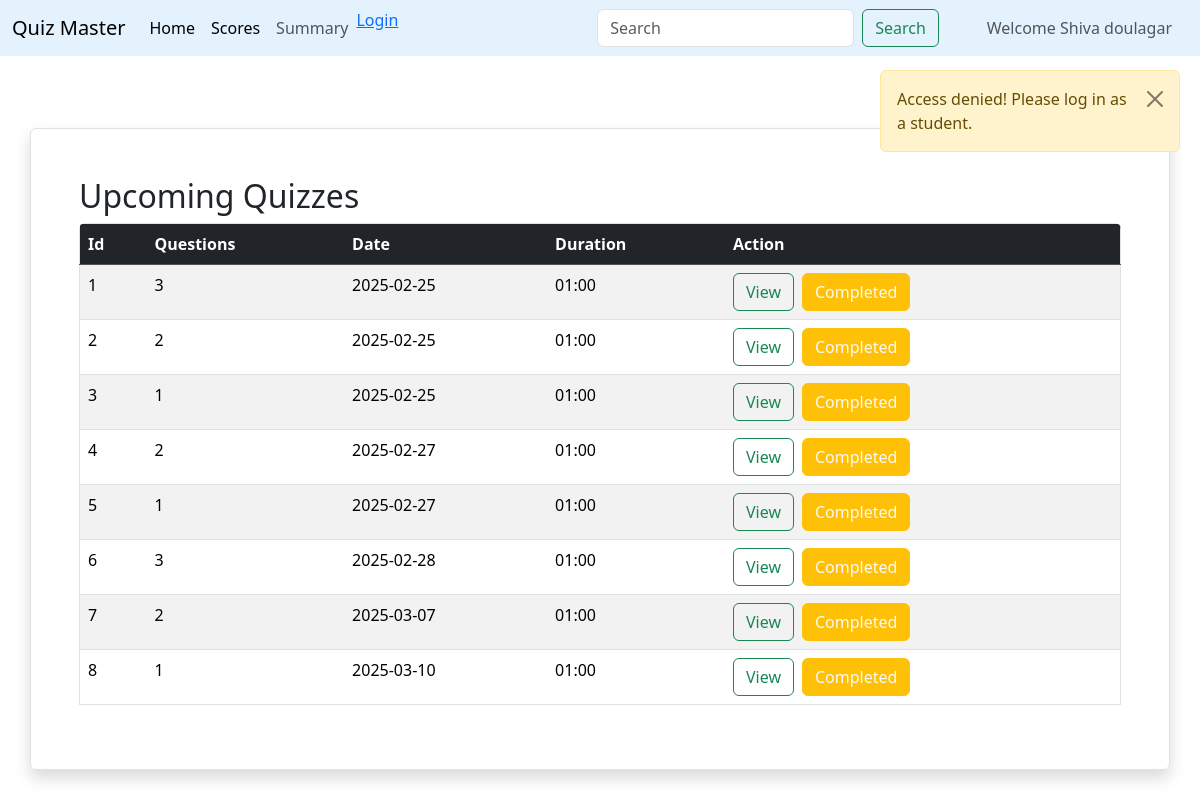
Page /students/shivadoulager@gmail.com on the committed database.
### tables this page shows
CREATE TABLE users (
	id INTEGER NOT NULL, 
	mail VARCHAR(50) NOT NULL, 
	password VARCHAR(50) NOT NULL, 
	fullname VARCHAR(50) NOT NULL, 
	qualification VARCHAR(50) NOT NULL, 
	dob DATETIME, 
	PRIMARY KEY (id), 
	UNIQUE (mail)
);

CREATE TABLE quiz (
	id INTEGER NOT NULL, 
	chapter_id INTEGER NOT NULL, 
	date_of_quiz DATETIME, 
	time_duration INTEGER NOT NULL, 
	remarks VARCHAR(255), 
	PRIMARY KEY (id), 
	FOREIGN KEY(chapter_id) REFERENCES chapters (id)
);

### students/students.py (the view, shortened to what this page needs)
@students_bp.route("/<mail>", methods=["GET", "POST"])
def student_dashboard(mail):
    if request.method == "GET":
        auth()
        db = None
        try:
            db = sqlite3.connect("instance/quiz_master.db")
            cur = db.cursor()
            new_data = cur.execute("""
                SELECT  quiz.id,COUNT(questions.quiz_id),quiz.date_of_quiz,quiz.time_duration,chapters.chapter_name,subjects.subject_name
                                FROM quiz
                                LEFT JOIN questions ON quiz.id = questions.quiz_id
                                LEFT JOIN chapters ON chapters.id = questions.chapter_id
                                LEFT JOIN subjects on chapters.subject_id = subjects.id
                                GROUP BY quiz.id
            """).fetchall()
            name = user_name(mail)
            return render_template(
                "home.html",
                new_data=new_data,
                mail=mail,
                date=str(datetime.date.today()),
                name=name[0],
                table=new_data,
            )
        except Exception as e:
            flash(f"An error occurred: {e}")
            print(f"Error: {e}")
            return redirect(url_for("signin"))
        finally:
            if db:
                db.close()

### app.py (called while the page is built)
@app.before_request
def session_timeout():
    session.permanent = True
    app.permanent_session_lifetime = timedelta(minutes=30)  # Set timeout duration

### students/students.py (called while the page is built)
def user_name(mail):
    db = None
    try:
        db = sqlite3.connect("instance/quiz_master.db")
        cur = db.cursor()
        name = cur.execute(
                """
                SELECT fullname FROM users WHERE  mail = ?
            """,
                (mail,),
            ).fetchone()
        return name
    except Exception as e:
        print(e)
    finally:
        if db is not None:
            db.close()

def auth():
    if "user" not in session or session["user"]["role"] != "student":
        flash("Access denied! Please log in as a student.")
        return redirect(url_for("signin"))

### students/templates/home.html (shortened to what this page needs)
{% extends "student_dashboard.html" %}
 {% block content %}
 <div class="container border shadow rounded p-5">
  <h2>Upcoming Quizzes</h2>
  <div class="table-responsive rounded">
    <table class="table border  table-striped table-hover">
      <thead class="table-dark">
        <tr>
          <th scope="col">Id</th>
          <th scope="col">Questions</th>
          <th scope="col">Date</th>
          <th scope="col">Duration</th>
          <th scope="col">Action</th>
        </tr>
      </thead>
      <tbody>
        {% for quiz in new_data %}
        <tr>
          <td>{{quiz[0]}}</td>
          <td>{{quiz[1]}}</td>
          <td>{{quiz[2]}}</td>
          <td>{{quiz[3]}}</td>
          <td>
            <div class="d-flex flex-wrap gap-2">
              <button
                class="btn btn-outline-success view-btn"
                data-bs-toggle="modal"
                data-bs-target="#viewmodal"
                data-id="{{ quiz[0] }}"
                data-subject="{{ quiz[5] }}"
                data-chapter="{{ quiz[4] }}"
                data-questions="{{ quiz[1] }}"
                data-date="{{ quiz[2] }}"
                data-duration="{{ quiz[3] }}">
                View
              </button>
              <div class="d-flex justify-content-center">
                {% if quiz[2] == date %}
                  <form method="post" action="{{url_for('students.student_dashboard', mail=mail, quiz_id=quiz[0])}}">
                    <button type="submit" class="btn btn-outline-primary w-100" onclick="confirm('Are you sure you want to start the test?')">
                      Start test
                    </button>
                  </form>
                {% elif quiz[2] < date %}
                  <button class="btn btn-warning text-light w-100" onclick="alert('Oops! Too late')">Completed</button>
                {% else %}
                  <button class="btn btn-danger w-100" onclick="alert('The quiz date is not today')">Upcoming test</button>
                {% endif %}
              </div>
            </div>
          </td>
        </tr>
        {% endfor %}
      </tbody>
    </table>
  </div>
</div>
{% endblock %}

### students/templates/student_dashboard.html (shortened to what this page needs)
<!DOCTYPE html>
<html lang="en">
<head>
    <link href="https://cdn.jsdelivr.net/npm/bootstrap@5.3.3/dist/css/bootstrap.min.css" rel="stylesheet">
  <link rel="stylesheet" href="{{ url_for('students.static', filename='css/style.css') }}">
</head>
<body>
    <nav class="navbar navbar-expand-lg" style="background-color: #e3f2fd;" >
        <div class="container-fluid">
          <a class="navbar-brand" href="{{url_for('students.student_dashboard',mail = mail)}}">Quiz Master</a>
          <div class="collapse navbar-collapse" id="navbarSupportedContent">
            <ul class="navbar-nav me-auto mb-2 mb-lg-0">
              <li class="nav-item">
                <a class="nav-link active" aria-current="page" href="{{url_for('students.student_dashboard',mail = mail)}}">Home</a>
              </li>
              <li class="nav-item">
                <a class="nav-link active" aria-current="page" href="{{url_for('students.scores',mail = mail)}}">Scores</a>
              </li>
              <li class="nav-item">
                <a class="nav-link" href="{{url_for('students.summary',mail = mail)}}">Summary</a>
              </li>
              <li class="nav-item">
                {% if 'user' in session %}
              <a class="nav-link" href="{{ url_for('logout') }}">Logout</a>
              {% else %}
              <a href="{{ url_for('signin') }}">Login</a>
                {% endif %}
              </li>
            </ul>
            <form class="d-flex" role="search" onsubmit="searchContent(event)">
              <input id="searchInput" class="form-control me-2" type="search" placeholder="Search" aria-label="Search" onkeyup="highlightSearch()" >
              <button class="btn btn-outline-success" type="submit">Search</button>
          </form>
            <span class="navbar-text ms-5 me-3">
        Welcome {{name|capitalize}}
      </span>
          </div>
        </div>
      </nav>
      {% for message in get_flashed_messages()%}
      <div class="alert alert-warning alert-dismissible fade show" role="alert">
        {{message}}
        <button
          type="button"
          class="btn-close"
          data-bs-dismiss="alert"
          aria-label="Close"
        ></button>
      </div>
      {%endfor%}
      <div class="main">
        <div class="container mt-5">
          <div id="subjects-container" class="row g-4 mt-4">
            {% block content %}
    {% endblock %}
          </div>
        </div>
      </div>
</body>
</html>

### students/static/css/style.css (style rules this page uses)
.main { width: 100%; display: flex; justify-content: center; }
nav { color: white; }
.alert { position: absolute; top: 70px; right: 20px; max-width: 300px; margin: 0; z-index: 1050; }

### rows in the picture
users: fullname "Shiva doulagar"
quiz: id "1", quiz "3", date_of_quiz "2025-02-25", time_duration "01:00", shows "Completed"
quiz: id "2", date_of_quiz "2025-02-25", time_duration "01:00", shows "Completed"
quiz: id "3", quiz "1", date_of_quiz "2025-02-25", time_duration "01:00", shows "Completed"
quiz: id "4", quiz "2", date_of_quiz "2025-02-27", time_duration "01:00", shows "Completed"
quiz: id "5", quiz "1", date_of_quiz "2025-02-27", time_duration "01:00", shows "Completed"
quiz: id "6", quiz "3", date_of_quiz "2025-02-28", time_duration "01:00", shows "Completed"
quiz: id "7", quiz "2", date_of_quiz "2025-03-07", time_duration "01:00", shows "Completed"
quiz: id "8", quiz "1", date_of_quiz "2025-03-10", time_duration "01:00", shows "Completed"

### other values in the picture
{{ message }} "Access denied! Please log in as a student."
